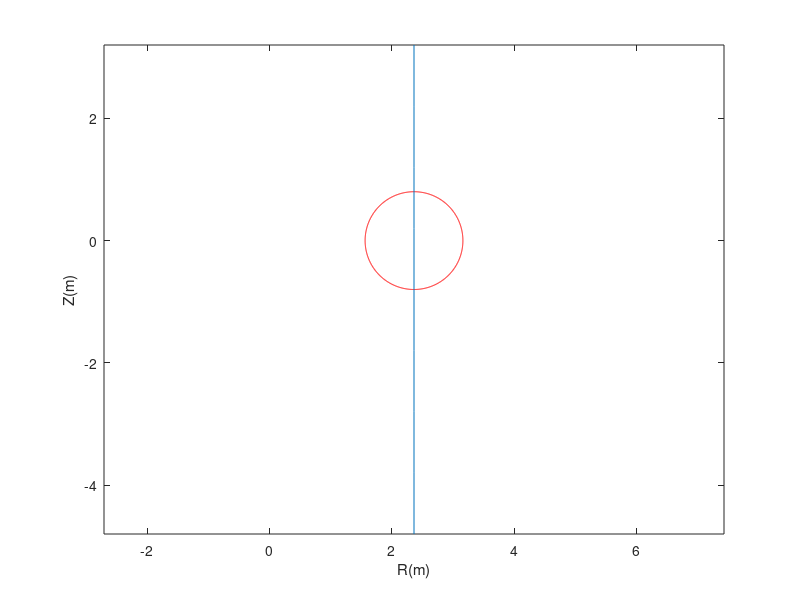

The MATLAB script that drew this image:
% /////////////////////////////////////////
%
% Software name : LUKE
%
% Authors : Yves Savoye-Peysson and Joan Decker
%
% Copyright holders : Commissariat a l'Energie Atomique et aux Energies Alternatives (CEA), France
%
% CEA authorizes the use of the LUKE software under the CeCILL-C open source license https://cecill.info/licences/Licence_CeCILL-C_V1-en.html
%
% The terms and conditions of the CeCILL-C license are deemed to be accepted upon downloading the software and/or exercising any of the rights granted under the CeCILL-C license.
%
% /////////////////////////////////////////
%
%******************************************** HARD X-RAY CONFIGURATION ********************************************
%******************************************************************************************************************
% Create the local file HXR_hxr_id.mat
% 
%by Y.Peysson (CEA/IRFM, yves.peysson@cea.fr) and Joan Decker (CEA/IRFM, joan.decker@cea.fr)
%
clc
clear all
close all
%
hxr_id = 'TScirc';
%
Ri = 2360;ai = 800;fi = [1.0,0.0,0.0];
%
mv = [-90];
tv = [-90];
kv = [0];
%
sd = [2];
r1 = [5];
r2 = [5];
lc = 1*ones(1,1);
lf = 1000*ones(1,1);
lfp= 1000*ones(1,1);
kdiag = [20,40,60,80,100,120,140,160,50;40,60,80,100,120,140,160,180,110];
ef = [1];
tf = ['Al'];
ea = [0.4];
ta = ['Fe'];
ec = [0.5];
tc = ['Al'];
ed = [2];
lod = [5];
lad = [5];
lpm = [0];
td = ['CdTe'];
kd = ones(1,1)*[10,30,50,70,90,110,130,150,170,190,210,250];%Parametres a peu pres adaptes aux spectres de 57Co et 241Am enregistres en labo.
phf = ones(1,1)*[0.75,0.62,0.51,0.41,0.32,0.2,0.2,0.2,0.2,0.2,0.2,0.2];%Parametres a peu pres adapets aux spectres de 57Co et 241Am enregistres en labo.
res = ones(1,1)*[6,-0.9];%Parametres a peu pres adapets aux spectres de 57Co et 241Am enregistres en labo.
Gain = [1];   
Offset = [0];
pur = [0];
chordstatus = [1];  
%			
EG = [1]*1e-3;%Etendue geometrique petite camera
%
R_TS = (Ri + ai*cos(tv*pi/180))/1000;% reference major radius (m)
Z_TS = ai*sin(tv*pi/180)/1000;% reference vertical position (m)
%
L = [-4:1:4];%Chord length
R = zeros(length(mv),length(L));
Z = zeros(length(mv),length(L));
%
% Display Tore Supra chamber for chord arrangement
%
npoints = 1000;
theta = [0:(npoints-1) 0] * 2 * pi / npoints;
Rc = Ri/1000;
Zc = 0;
radius = ai/1000;
RR = (radius * cos(theta) + Rc * ones(1,npoints+1));
ZZ = (radius * sin(theta) + Zc * ones(1,npoints+1));
figure(1), plot(RR,ZZ,'r-');hold on
for chord = 1:length(mv),
	   R(chord,:) = R_TS(chord) + L*cos(mv(chord)*pi/180);
	   Z(chord,:) = Z_TS(chord) + L*sin(mv(chord)*pi/180);
end
plot(R',Z'),
hold off
axis('equal')
xlabel('R(m)');ylabel('Z(m)')
%
% Build 
%
hxr.R_hxr = R_TS;% reference major radius (m)
hxr.Z_hxr = Z_TS;% reference vertical position (m)
%
hxr.alpha_hxr = -kv*pi/180;%horizontal angle (with respect to R) [-pi...pi]. The negative sign comes from the fact that kv is defined in a direct frame, while alpha_hxr corresponds to an indirect frame
hxr.beta_hxr = pi/2 - mv*pi/180;%vertical angle (with respect to Z) [0...pi]
%
hxr.EG_hxr = EG*1e-6;%geometrical extend (m^2) [1,nchord]
%
hxr.kd_hxr = kd;% reference energies for the photofraction [m,p]
%
hxr.phf_hxr = phf;% photofraction determined using the "MCDET.f" Monte-carlo hard x-ray absorption code at energies kd [m,p]
%
hxr.res_hxr = res;%fit parameters of the energy resolution of the detectors [m,2]
%
hxr.ef_hxr = ef;% thickness of the vacuum window (mm) [1,m]
%
hxr.tf_hxr = tf;% type of material for the vacuum window (Al ou Be) [1,m]
%
hxr.ea_hxr = ea;%thickness of the absorber (mm) [1,m]
%
hxr.ta_hxr = ta;%type of material for the absorber (Al,Fe,Ge,Be ou Pb) [1,m]
%
hxr.ec_hxr = ec;%thickness of the detector shield (mm) [1,m]
%
hxr.tc_hxr = tc;%type of material for the detector shield (Al ou Be) [1,m]
%
hxr.ed_hxr = ed;%thickness of the detector (mm) [1,m]
%
hxr.td_hxr = td;%type of material for the detector (BGO,CsI,NaI,Ge or CdTe) [1,m]
%
hxr.kdiag_hxr = kdiag;%Measured photon energy spectrum (keV) [1,k]
%
hxr.kphot = [20:10:180];%Photon energy in keV
%
% HXR parameter
%
hxrparam.mfactor = 1;%For the magnetic equilibrium
hxrparam.method = 'spline';%For the magnetic equilibrium in the HXR calculations
hxrparam.ns = 3000;%for chord integration
hxrparam.n_gauleg = 35;%Number of Legendre polynomials for projections of cross-section and electron velocity distribution
hxrparam.epsi_gauleg = 1e-14;%Accuracy of the Legendre projection
%
eval(['save HXR_',hxr_id,'.mat hxr hxrparam']);
